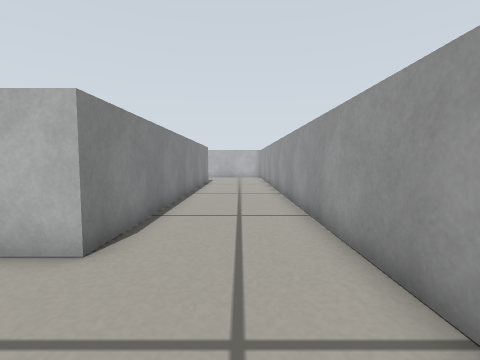
View 1 (above)

20 first-person views from a walk through a world built for the Gazebo simulator. The camera is 0.29 m above the floor, tilts 4° down and sees 85° across. The floor is counted in squares, 0.2 m on a side. Each view is taken from the middle of a square. On the plan, view 1 faces up. The plan holds only what a view shows up to about 13 squares ahead; the rest is blank.

View 2
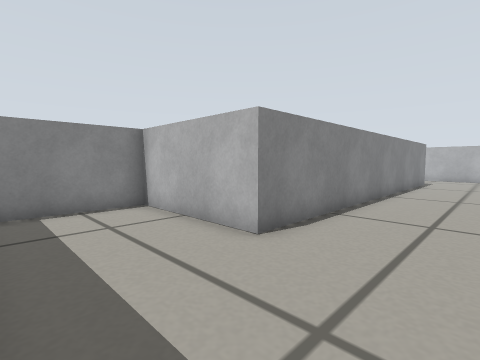

View 3
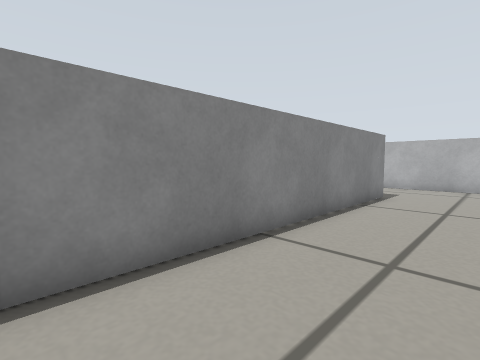

View 4
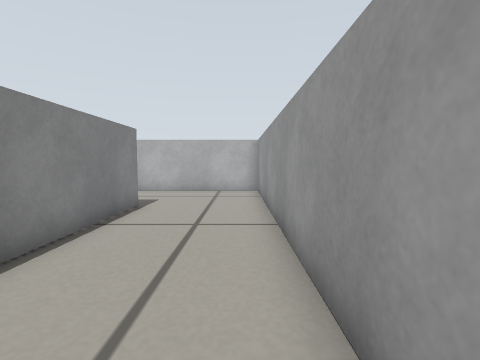

View 5
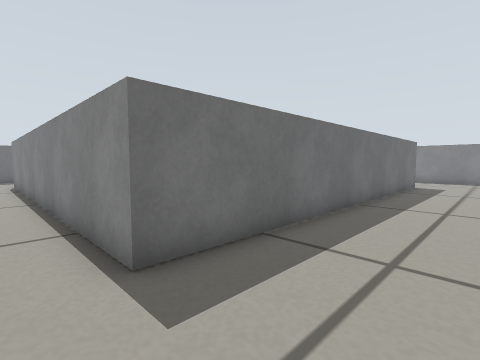

View 6
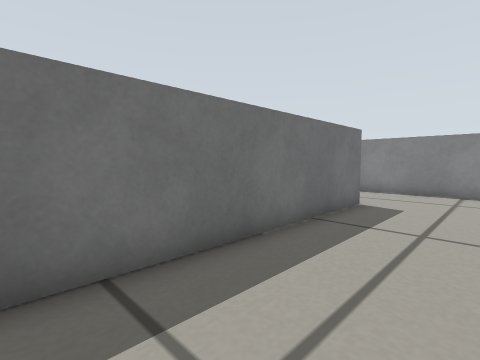

View 7
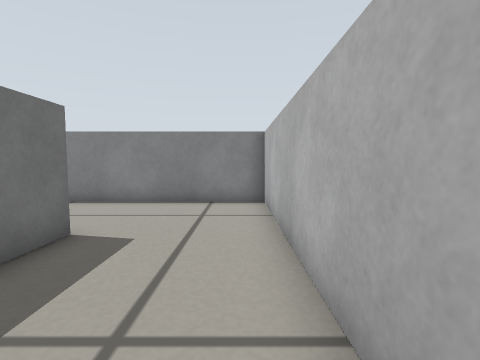

View 8
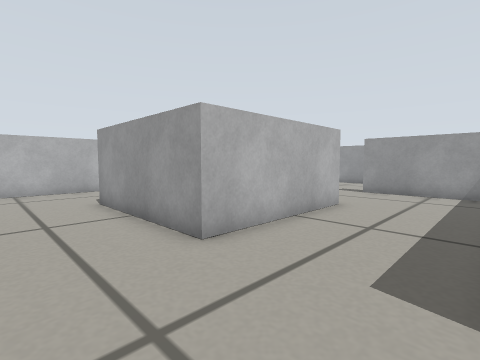

View 9
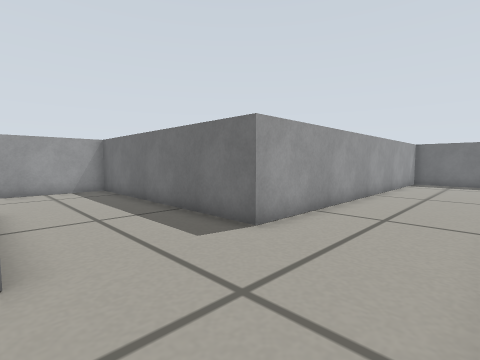

View 10
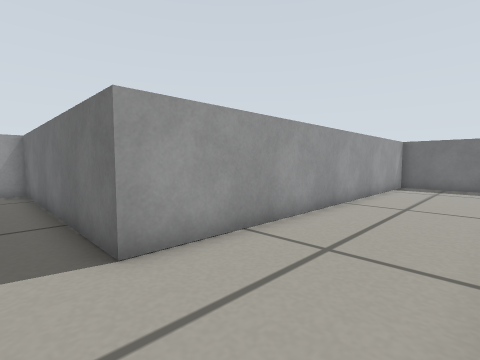

View 11
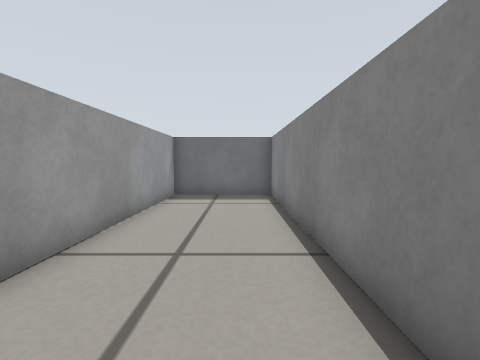

View 12
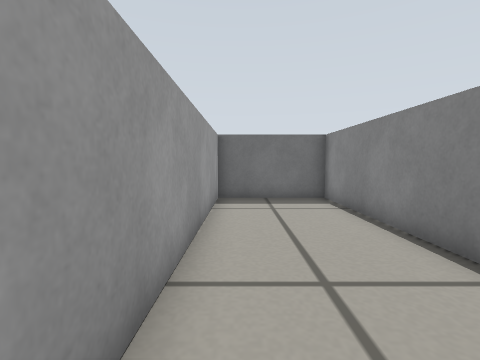

View 13
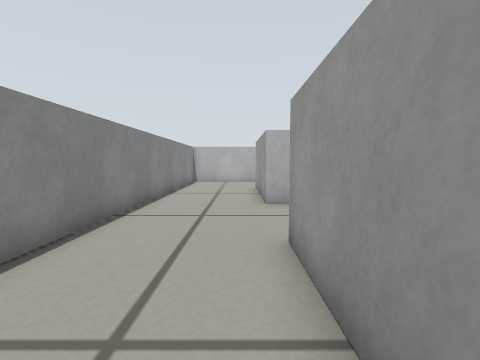

View 14
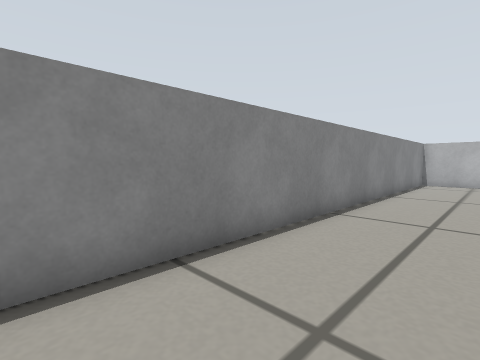

View 15
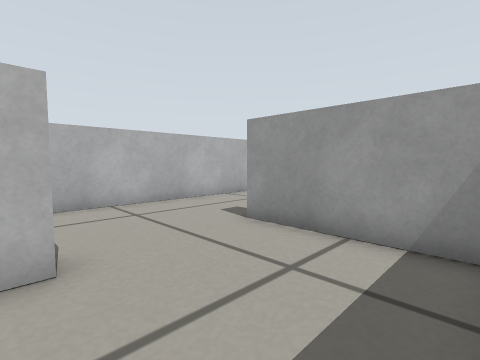

View 16
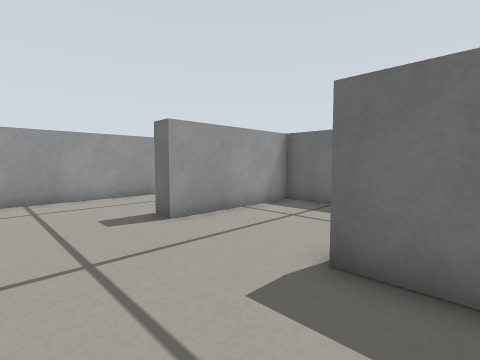

View 17
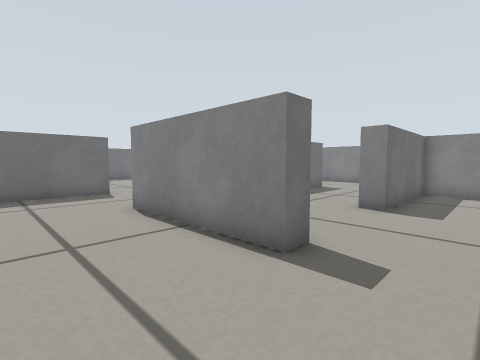

View 18
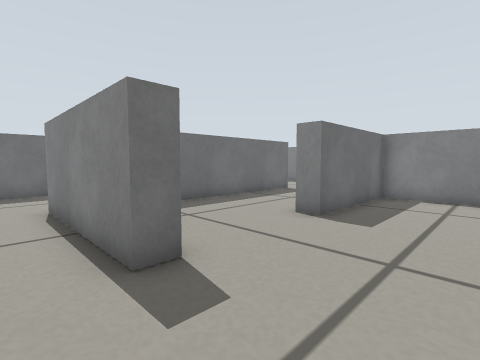

View 19
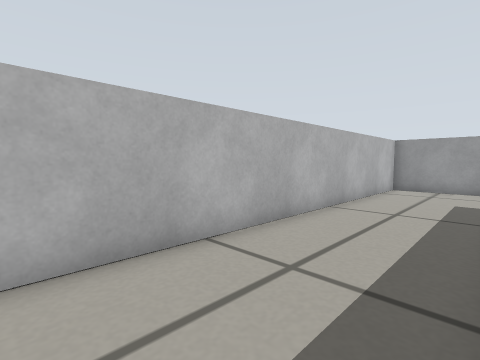

View 20
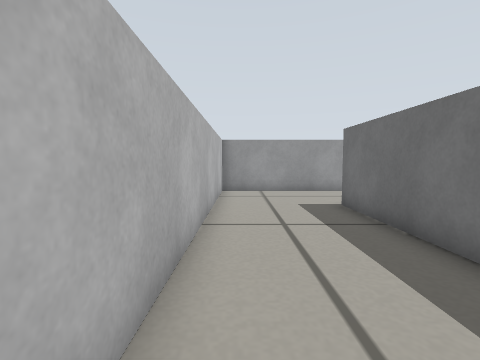

### Floor plan
Ten units are one square. View 1 is at (0, 0); x grows to the right and y downward. Boxes are objects, and circles mark ways between rooms. Rooms are numbered by the first view taken in them; rooms with no view inside come last. Other rooms are left out.
<svg viewBox="-229 -244 253 303">
<path fill="none" stroke="#000" d="M-124 -146 -124 -139 -181 -139 -181 -196 -24 -196 -24 -39 -74 -39 -74 -2M19 -19 19 -239 -224 -239 -224 54 -181 54 -181 -96 -81 -96 -81 -146M-174 -176 -174 -146 -124 -146M-86 -189 -116 -189M-31 -124 -31 -176M-81 -146 -74 -146 -74 -89M-36 -189 -86 -189M-82 -46 -45 -46"/>
<circle cx="-105" cy="-140" r="3" fill="#2a7"/>
<circle cx="-80" cy="-165" r="3" fill="#2a7"/>
<text x="-110" y="-120">1</text>
<text x="-130" y="-170">2</text>
<text x="-60" y="-120">3</text>
</svg>
Room 1 opens to room 2. Room 2 opens to room 3.

Where each view was taken, in squares from view 1:
view 1: 0 up, 0 right, facing up
view 2: 0 up, 1 right, facing up-left
view 3: 8 up, 1 right, facing up-left
view 4: 11 up, 1 right, facing up
view 5: 23 up, 1 left, facing down-left
view 6: 23 up, 9 left, facing down-left
view 7: 23 up, 13 left, facing left
view 8: 10 up, 21 left, facing up-right
view 9: 14 up, 22 left, facing down-right
view 10: 11 up, 22 left, facing down-right
view 11: 6 up, 21 left, facing down
view 12: 5 up, 19 left, facing down
view 13: 5 up, 19 left, facing up
view 14: 5 up, 19 left, facing up-left
view 15: 10 up, 13 left, facing up-right
view 16: 18 up, 14 left, facing down-right
view 17: 17 up, 4 left, facing down-left
view 18: 18 up, 6 left, facing down-left
view 19: 20 up, 13 left, facing up-right
view 20: 23 up, 11 left, facing right
